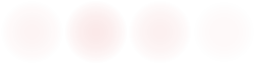
#> input picture exotic-space-industries-remembrance-graphics-3/graphics/glow/arc-furnace-glow-pulse-red.png, 256 x 64 px
$ python -i build_apocalypse_charge_icon.py   (imports and definitions only)
#> lines starting #> are read from the running program, lines starting #| are printed output that depends on the picture; after the words box and inside, x2 and y2 are one past the last pixel; in counts of white or black regions, pixels touching at a corner belong together
from __future__ import annotations

import argparse
import json
import math
from pathlib import Path

from PIL import Image, ImageDraw, ImageEnhance, ImageFilter


# [9 lines left out: function parse_args, not called in this run]


def alpha_bbox(image: Image.Image, threshold: int = 8) -> tuple[int, int, int, int] | None:
    alpha = image.getchannel("A").point(lambda a: 255 if a > threshold else 0)
    return alpha.getbbox()


def score_frame(path: Path) -> dict[str, float | int | str | tuple[int, int, int, int] | None]:
    image = Image.open(path).convert("RGBA")
#> image is the input picture: PIL image 256x64 RGBA; mean R, G, B, A 173.4, 31.5, 31.5, 5.9
    bbox = alpha_bbox(image)
#> in alpha_bbox, `alpha = image.getchannel("A").point(lambda a: 255 if a > threshold els..`:
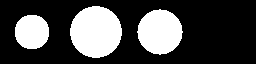
#> alpha: PIL image 256x64 L; 28.3% white; 3 white regions, box (x1, y1, x2, y2) and area: (70, 6, 122, 58) 2104, (137, 9, 183, 55) 1584, (15, 15, 49, 49) 944
#> bbox = (15, 6, 183, 58)
    if bbox is None:
        return {"path": str(path), "index": int(path.stem.split("_")[-1]), "score": -9999.0, "bbox": None}

    width, height = image.size
#> width = 256; height = 64
    left, top, right, bottom = bbox
#> left = 15; top = 6; right = 183; bottom = 58
    bbox_w = right - left
#> bbox_w = 168
    bbox_h = bottom - top
#> bbox_h = 52
    bbox_area = bbox_w * bbox_h
#> bbox_area = 8736
    aspect = bbox_w / max(1, bbox_h)
#> aspect = 3.23
    target_aspect = 1.18
    margins = (left, top, width - right, height - bottom)
#> margins = (15, 6, 73, 6)
    min_margin = min(margins) / max(width, height)
#> min_margin = 0.0234

    px = image.load()
    alpha_area = 0
    green_energy = 0.0
    bronze_energy = 0.0
    for y in range(top, bottom):
        for x in range(left, right):
            r, g, b, a = px[x, y]
            if a <= 8:
                continue
            alpha_area += 1
            green_energy += max(0, g - max(r, b) * 0.72) * (a / 255.0)
            bronze_energy += max(0, min(r * 0.72, g * 0.58) - b * 0.28) * (a / 255.0)
#> after the loop, alpha_area = 4632; bronze_energy = 3076; green_energy = 0

    fill = bbox_area / float(width * height)
#> fill = 0.533
    subject_density = alpha_area / max(1, bbox_area)
#> subject_density = 0.53
    aspect_penalty = abs(math.log(max(aspect, 0.001) / target_aspect))
#> aspect_penalty = 1.01
    crop_penalty = max(0.0, 0.065 - min_margin) * 8.0
#> crop_penalty = 0.333
    score = (
        fill * 3.4
        + subject_density * 0.55
        + min(green_energy / max(1, alpha_area), 1.0) * 0.34
        + min(bronze_energy / max(1, alpha_area), 1.0) * 0.18
        - aspect_penalty * 0.42
        - crop_penalty
    )
#> score = 1.47

    return {
        "path": str(path),
#> (the run stopped early here; a loop or call above may not have finished)
